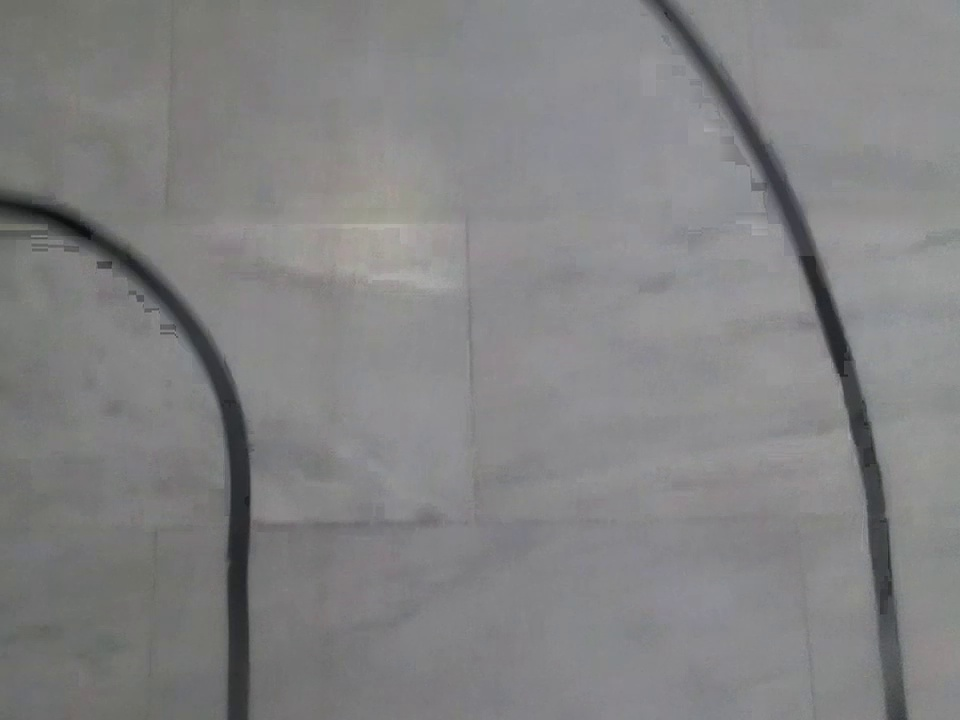
#> input picture Images for trainning/img_000017.jpg, 960 x 720 px
$ python -i line_corridor.py   (imports and definitions only)
#> lines starting #> are read from the running program, lines starting #| are printed output that depends on the picture; after the words box and inside, x2 and y2 are one past the last pixel; in counts of white or black regions, pixels touching at a corner belong together
#> further down, picture is the input picture: shape (720, 960, 3); mean B, G, R 130.8, 130.1, 130.1
import cv2
import numpy as np

def steer_between_lines(frame, debug=False):
#> called with debug = False
    h, w = frame.shape[:2]
#> h = 720; w = 960

    gray = cv2.cvtColor(frame, cv2.COLOR_BGR2GRAY)
    blur = cv2.GaussianBlur(gray, (5,5), 0)
    edges = cv2.Canny(blur, 60, 180)
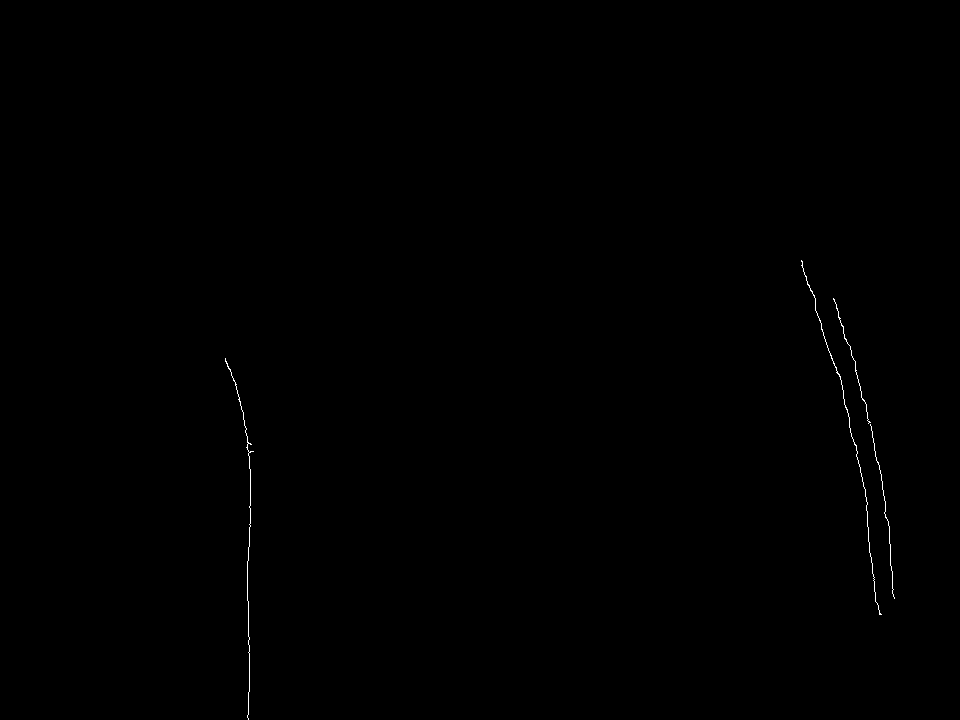
#> edges: shape (720, 960); 0.16% white in thin lines or dots, all inside (x1, y1, x2, y2) = (225, 260, 895, 720)
    edges[:h//2, :] = 0  # Κρατάμε μόνο το κάτω μισό
#> edges: shape (720, 960); 0.13% white in thin lines or dots, all inside (x1, y1, x2, y2) = (225, 360, 895, 720)

    lines = cv2.HoughLinesP(edges, 1, np.pi/180, threshold=60,
                            minLineLength=60, maxLineGap=20)
#> lines = [[247, 561, 249, 691], [839, 374, 867, 504], [862, 477, 876, 602]]

    left_x, right_x = [], []
    y_ref = int(h * 0.9)
#> y_ref = 648

    if lines is not None:
        for x1, y1, x2, y2 in lines[:, 0]:
            if abs(x2 - x1) < 10:
                x_at = x1
            else:
                m = (y2 - y1) / (x2 - x1 + 1e-6)
                if abs(m) < 0.5:
                    continue
                b = y1 - m * x1
                x_at = int((y_ref - b) / m)

            if 0 <= x_at < w:
                (left_x if x_at < w // 2 else right_x).append(x_at)
#> this loop made 3 passes
#> (x1, y1, x2, y2, m, b, x_at) on passes 2 to 3: (839, 374, 867, 504, 4.64, -3521.4, 898), (862, 477, 876, 602, 8.93, -7219.4, 881)
#> (x1, y1, x2, y2, x_at) on pass 1: (247, 561, 249, 691, 247)

    if len(left_x) == 0 or len(right_x) == 0:
        return None, frame if debug else None

    xL = int(np.median(left_x))
    xR = int(np.median(right_x))
    mid = (xL + xR) // 2
    cx = w // 2
#> cx = 480
    err = (mid - cx) / (w * 0.5)
#> err = 0.183
    steer = float(np.clip(err, -1, 1))
#> steer = 0.183

    if debug:
        vis = frame.copy()
        cv2.line(vis, (xL, y_ref - 40), (xL, y_ref + 40), (0, 255, 255), 2)
        cv2.line(vis, (xR, y_ref - 40), (xR, y_ref + 40), (0, 255, 255), 2)
        cv2.arrowedLine(vis, (cx, y_ref), (mid, y_ref), (0, 255, 0), 3)
        return steer, vis

    return steer, None

>>> import cv2
>>> picture = cv2.imread('../Images for trainning/img_000017.jpg')
>>> result = steer_between_lines(picture)
